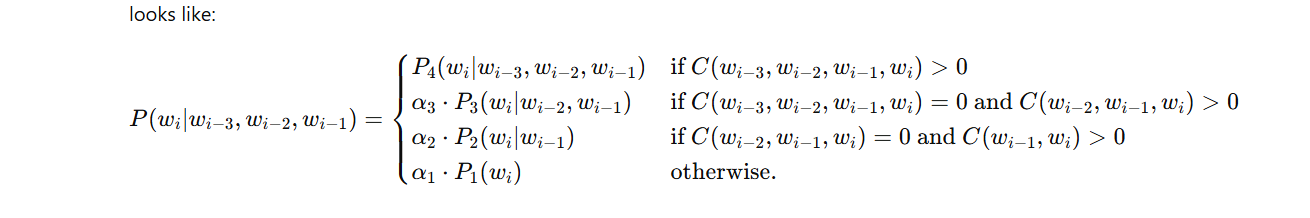
#> input picture image/ngram_backoff_form.png, 1310 x 218 px
$ jupyter execute --allow-errors mini_project.ipynb   (shell and % lines are left out)
#> lines starting #> are read from the running program, lines starting #| are printed output that depends on the picture
### Group Name
- Hok Sochetra
- Camile Autain
- Nou Sopheanith
- Chharng Chhit
- Mourn Sunra

## 1. Clean data

[cell 1]
import re
import os

# [30 lines left out: function clean_wikipedia_text, not called in this run]


# Ensure the output directory exists
# os.makedirs('data_clean', exist_ok=True)

# Load text, clean, and save the output
input_file = 'data/data.txt'
output_file = 'data/cleaned_wiki_text.txt'

try:
    with open(input_file, 'r', encoding='utf-8') as file:
        raw_text = file.read()

    cleaned_text = clean_wikipedia_text(raw_text)

    with open(output_file, 'w', encoding='utf-8') as file:
        file.write(cleaned_text)

    print(f"Cleaned text saved to {output_file}.")
except FileNotFoundError:
    print(f"Error: Input file '{input_file}' not found.")
except Exception as e:
    print(f"An error occurred: {e}")

#> (a cell that did not finish here is left out)

[cell 3]
import nltk
nltk.download('punkt')
#> (this line was passed over: nltk is not available in this run)
nltk.download('punkt_tab')
#> (this line was passed over: nltk is not available in this run)

[cell 4]
from nltk.tokenize import sent_tokenize, word_tokenize

#> (the rest of this cell did not finish here and is left out)

## 2. Split text to three part
- 70% for train
- 10% for validation
- 20% for test

#> (a cell that did not finish here is left out)

#> (a cell that did not finish here is left out)

[cell 7]
from collections import Counter

#> (the rest of this cell did not finish here and is left out)

## 3. Count n-gram

[cell 8]
from nltk.util import ngrams
from collections import defaultdict

# Count n-grams
# [12 lines left out: function count_ngrams_from_tokens, not called in this run]


# Example training data (list of tokens)
# new_tokens = [
#     "Sport", "is", "a", "form", "of", "physical", "activity", "or", "game", "Sport", "is", "a", "form", "of", "history"
# ]

# Count n-grams
#> (the rest of this cell did not finish here and is left out)

#### Write n-gram count to file csv

[cell 9]
import os
import csv

# Define a function to save n-gram counts to a CSV file
# [10 lines left out: function save_ngram_counts_to_csv, not called in this run]

# Save n-gram counts to CSV files
output_dir = "LM1_ngram_counts"
os.makedirs(output_dir, exist_ok=True)  # Create the directory if it doesn't exist

# Save each n-gram count to its respective CSV file
#> (the rest of this cell did not finish here and is left out)

### 4. Define Backoff Model

[cell 10]
import cv2
from matplotlib import pyplot as plt

# Read the image using OpenCV
img = cv2.imread('image/ngram_backoff_form.png')
#> img is the input picture: shape (218, 1310, 3); mean B, G, R 248.9, 248.9, 248.9

# Convert the image from BGR (OpenCV default) to RGB
img_rgb = cv2.cvtColor(img, cv2.COLOR_BGR2RGB)

# Display the image
plt.imshow(img_rgb)
plt.axis('off')  # Hide axes
plt.show()

[cell 11]
from collections import defaultdict
import math

class BackoffModel:
    # [66 lines left out: functions __init__, probability, calculate_perplexity, not called in this run]

#> (a cell that did not finish here is left out)

### 4. Define Interpolation with Add-k Smothing

[cell 13]
import cv2
from matplotlib import pyplot as plt

# Read the images using OpenCV
img1 = cv2.imread('image/add-k-smoothing.png')
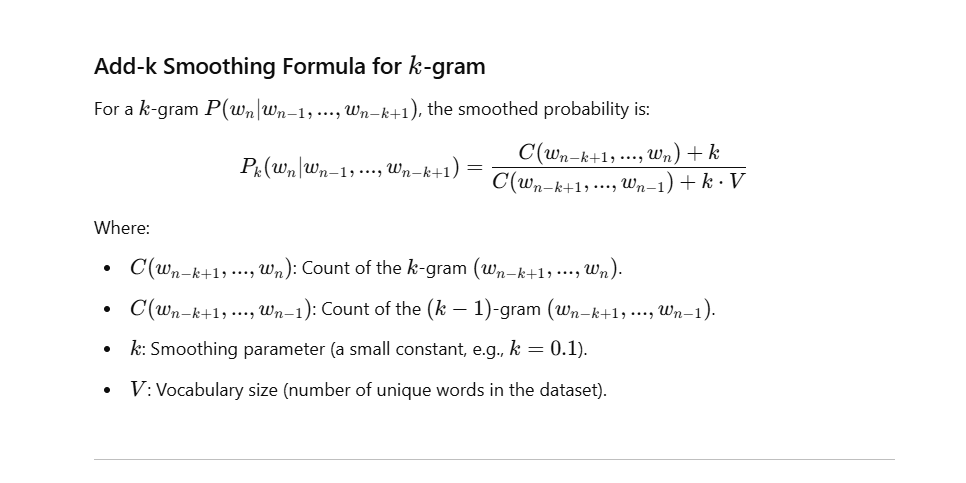
#> input picture image/add-k-smoothing.png, 966 x 483 px
#> img1 is the input picture: shape (483, 966, 3); min 13, max 255, mean 249.4
img2 = cv2.imread('image/probability_interpolation.png')
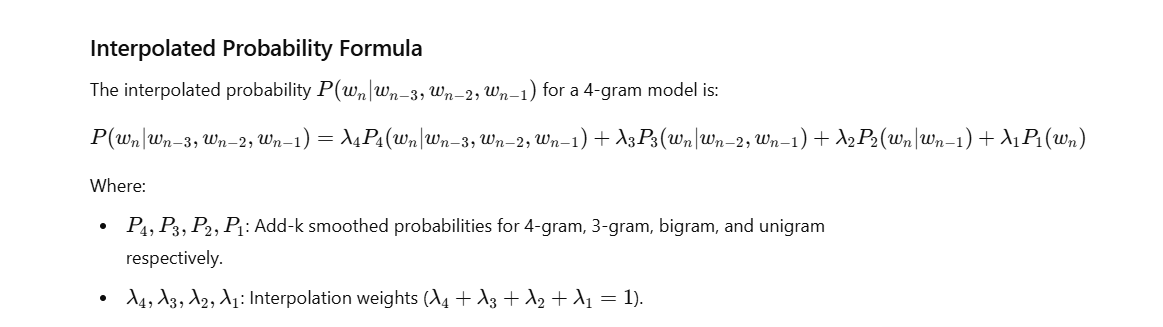
#> input picture image/probability_interpolation.png, 1163 x 327 px
#> img2 is the input picture: shape (327, 1163, 3); min 13, max 255, mean 248.7

# Convert the images from BGR (OpenCV default) to RGB
img_rgb1 = cv2.cvtColor(img1, cv2.COLOR_BGR2RGB)
img_rgb2 = cv2.cvtColor(img2, cv2.COLOR_BGR2RGB)

# Create a subplot to display both images in two rows
plt.figure(figsize=(12, 12))  # Set the figure size for larger images

plt.subplot(2, 1, 1)  # (rows, columns, index)
plt.imshow(img_rgb1)
plt.title('Add K Smoothing')
plt.axis('off')  # Hide axes

plt.subplot(2, 1, 2)  # (rows, columns, index)
plt.imshow(img_rgb2)
plt.title('Probability Interpolation')
plt.axis('off')  # Hide axes

# Adjust the layout for better spacing
plt.tight_layout()

# Show the plot
plt.show()
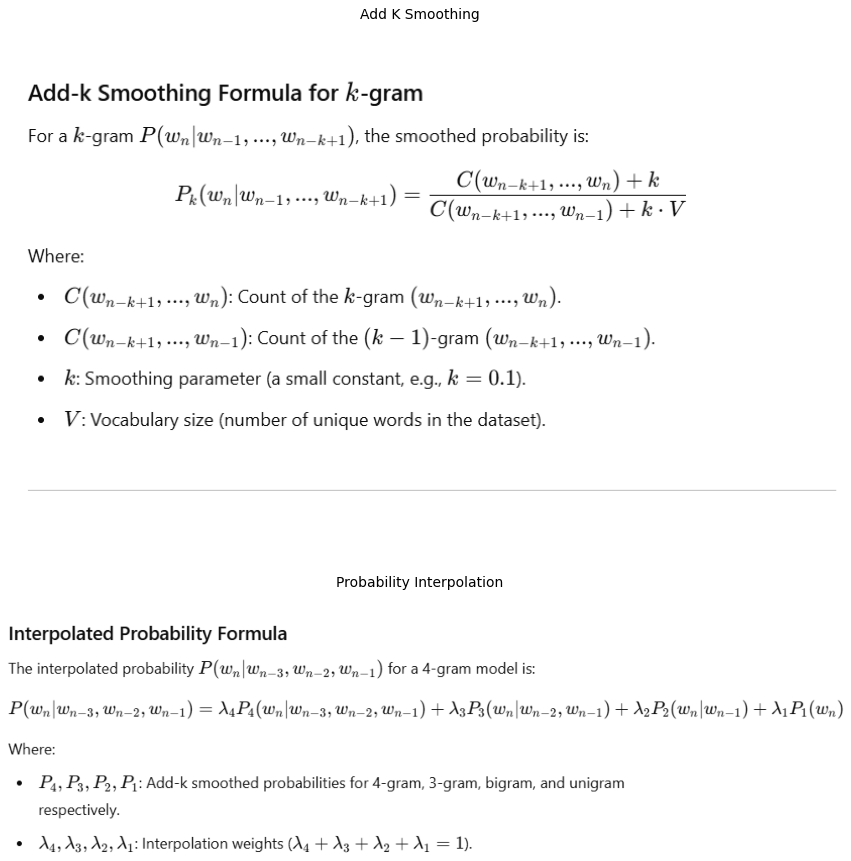
#> figure drawn by matplotlib, 2 panels
